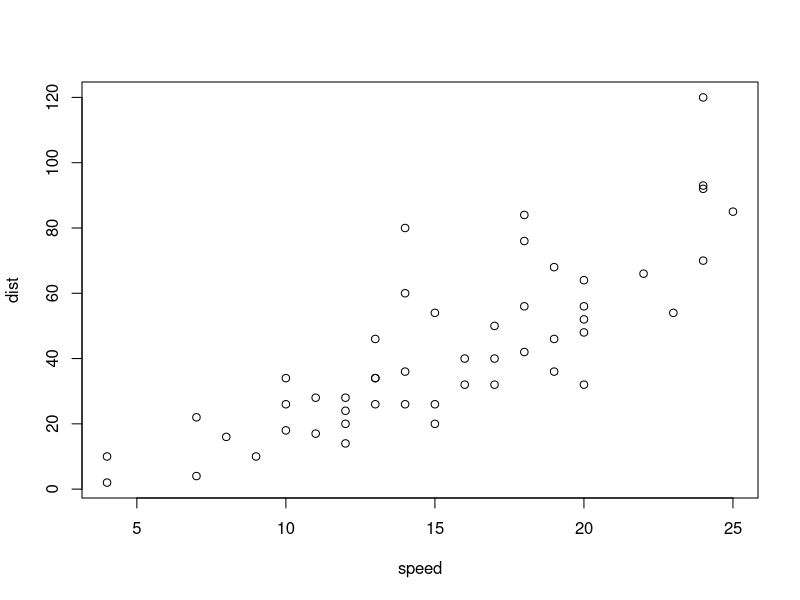
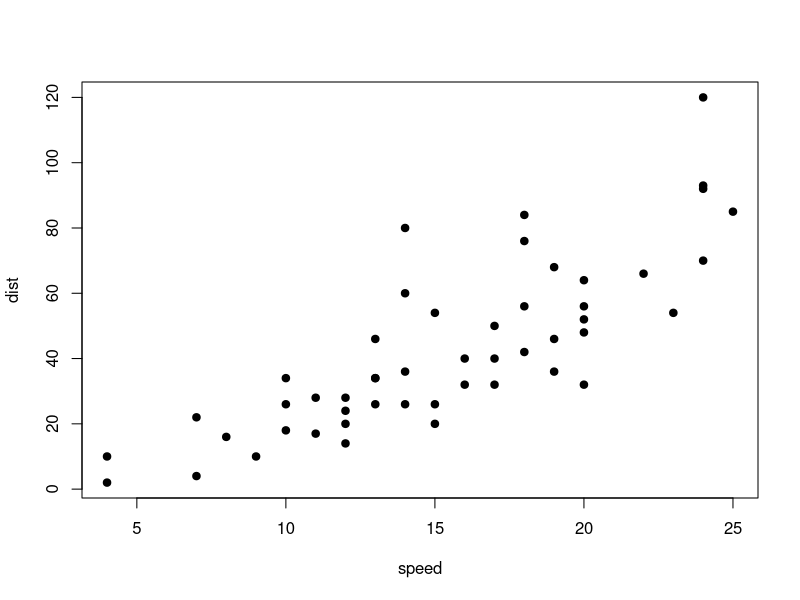
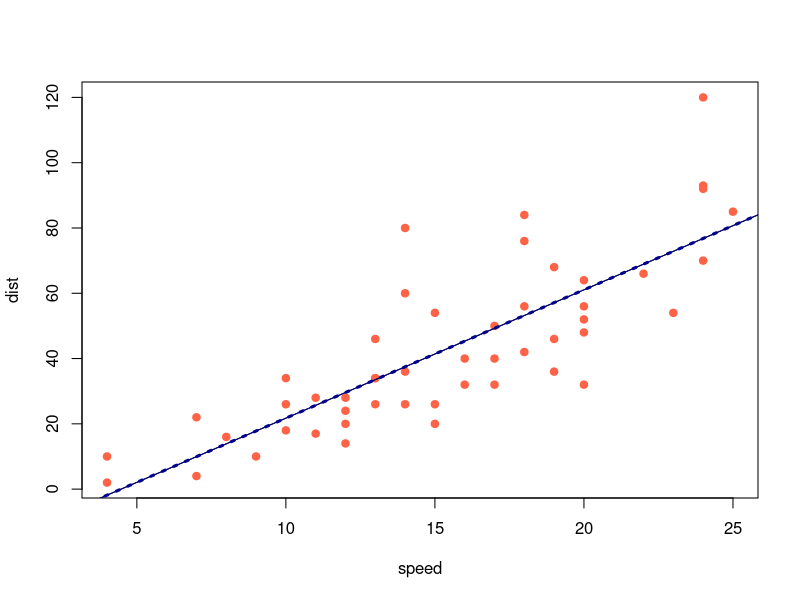

Generate these figures, in order, with R:
# Unit 9. Data Visualization (1) Basic Graphs

str(cars)
plot(cars)
plot(cars, pch = 19)
plot(cars, pch = 19, col = "tomato")
lm(dist ~ speed, data = cars)
abline(-17.579, 3.932)
abline(-17.579, 3.932, col = "darkblue")
abline(-17.579, 3.932, col = "darkblue", lwd = 3, lty = 3)

grep("1", colors())
col <- colors()[-grep("1", colors())]
col
grep("2", col)
col <- col[-grep("2", col)]
col
col <- col[-grep("3", col)]
col
col <- col[-grep("4", col)]
col
col <- col[-grep("gray", col)]
col
col <- col[-grep("grey", col)]
col
col <- col[-grep("light", col)]
col
col <- col[-grep("dark", col)]
col
col <- col[-grep("medium", col)]
col


#[1] "white"          "aliceblue"      "antiquewhite"   "aquamarine"     "azure"          "beige"         
#[7] "bisque"         "black"          "blanchedalmond" "blue"           "blueviolet"     "brown"         
#[13] "burlywood"      "cadetblue"      "chartreuse"     "chocolate"      "coral"          "cornflowerblue"
#[19] "cornsilk"       "cyan"           "deeppink"       "deepskyblue"    "dodgerblue"     "firebrick"     
#[25] "floralwhite"    "forestgreen"    "gainsboro"      "ghostwhite"     "gold"           "goldenrod"     
#[31] "green"          "greenyellow"    "honeydew"       "hotpink"        "indianred"      "ivory"         
#[37] "khaki"          "lavender"       "lavenderblush"  "lawngreen"      "lemonchiffon"   "limegreen"     
#[43] "linen"          "magenta"        "maroon"         "midnightblue"   "mintcream"      "mistyrose"     
#[49] "moccasin"       "navajowhite"    "navy"           "navyblue"       "oldlace"        "olivedrab"     
#[55] "orange"         "orangered"      "orchid"         "palegoldenrod"  "palegreen"      "paleturquoise" 
#[61] "palevioletred"  "papayawhip"     "peachpuff"      "peru"           "pink"           "plum"          
#[67] "powderblue"     "purple"         "red"            "rosybrown"      "royalblue"      "saddlebrown"   
#[73] "salmon"         "sandybrown"     "seagreen"       "seashell"       "sienna"         "skyblue"       
#[79] "slateblue"      "snow"           "springgreen"    "steelblue"      "tan"            "thistle"       
#[85] "tomato"         "turquoise"      "violet"         "violetred"      "wheat"          "whitesmoke"    
#[91] "yellow"         "yellowgreen"   



